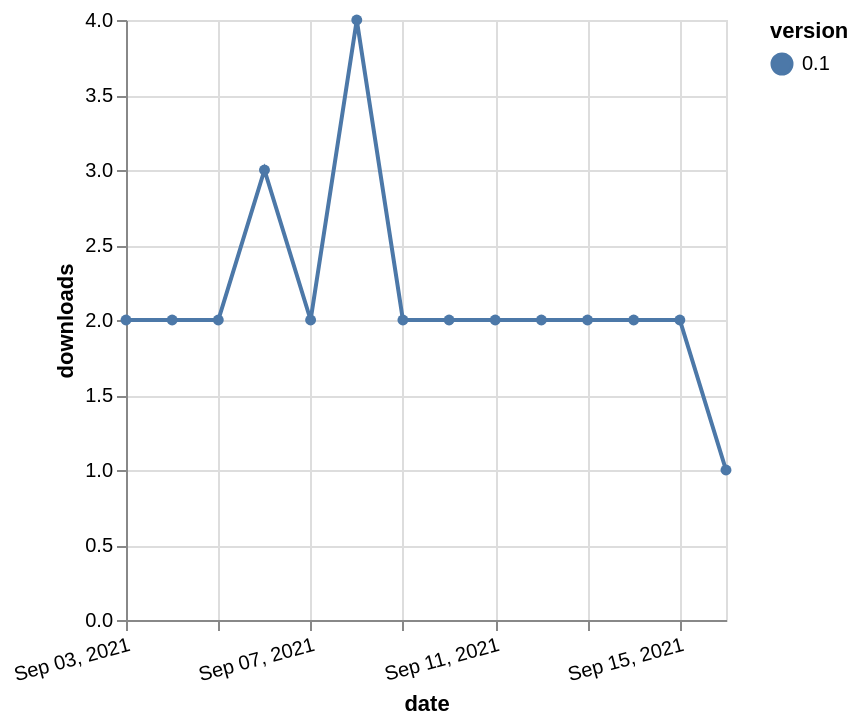

Vega-Lite specification for this chart:
### Vega-Lite specification from a JSON file in a GitHub repository (floating-point values rounded to 4 significant figures)
{"$schema": "https://vega.github.io/schema/vega-lite/v5.json", "description": "A simple bar chart with embedded data.", "data": {"values": [{"date": "2021-09-03", "total": 2934, "delta": 2, "version": "0.1"}, {"date": "2021-09-04", "total": 2936, "delta": 2, "version": "0.1"}, {"date": "2021-09-05", "total": 2938, "delta": 2, "version": "0.1"}, {"date": "2021-09-06", "total": 2941, "delta": 3, "version": "0.1"}, {"date": "2021-09-07", "total": 2943, "delta": 2, "version": "0.1"}, {"date": "2021-09-08", "total": 2947, "delta": 4, "version": "0.1"}, {"date": "2021-09-09", "total": 2949, "delta": 2, "version": "0.1"}, {"date": "2021-09-10", "total": 2951, "delta": 2, "version": "0.1"}, {"date": "2021-09-11", "total": 2953, "delta": 2, "version": "0.1"}, {"date": "2021-09-12", "total": 2955, "delta": 2, "version": "0.1"}, {"date": "2021-09-13", "total": 2957, "delta": 2, "version": "0.1"}, {"date": "2021-09-14", "total": 2959, "delta": 2, "version": "0.1"}, {"date": "2021-09-15", "total": 2961, "delta": 2, "version": "0.1"}, {"date": "2021-09-16", "total": 2962, "delta": 1, "version": "0.1"}]}, "width": "container", "mark": {"type": "line", "point": {"filled": true}}, "encoding": {"x": {"field": "date", "type": "temporal", "timeUnit": "yearmonthdate", "title": "date", "axis": {"labelAngle": -15}}, "y": {"field": "delta", "type": "quantitative", "title": "downloads"}, "color": {"field": "version", "type": "nominal"}, "tooltip": {"field": "delta"}}}
